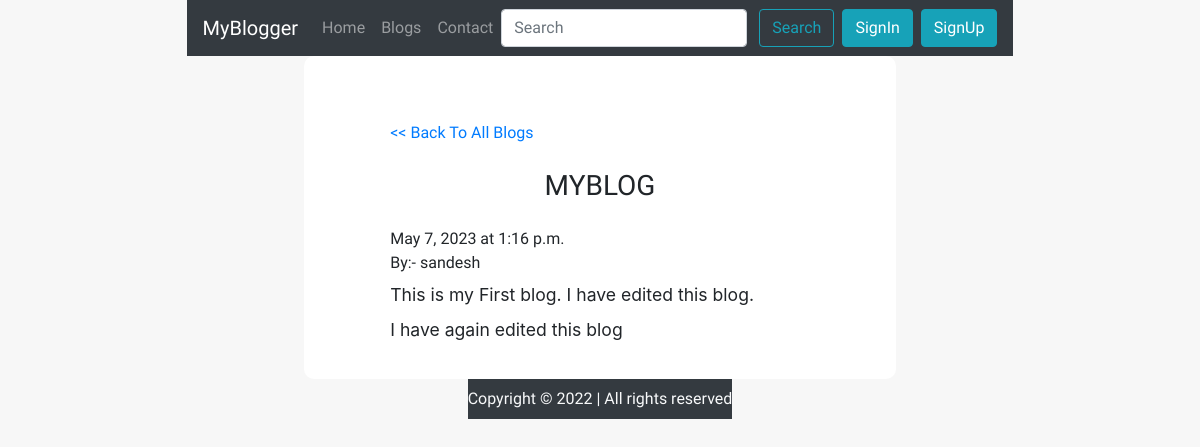
Screenshot of /blogpost/32 with the database file from the repository.
### blog/models.py (models this page shows, shortened)
class Blog(models.Model):
    sno=models.AutoField(primary_key=True)
    title=models.CharField(max_length=200)
    content=models.TextField()
    author=models.CharField(max_length=50)
    slug=models.CharField(max_length=100)
    time=models.DateTimeField(auto_now_add=True)

### blog/views.py (the view)
# urls.py: path('blogpost/<int:sno>', views.blogpost, name="blogpost"),
def blogpost(request, sno):
    blog= Blog.objects.get(sno=sno)
    context={'blog':blog}
    return render(request, "blogpost.html", context)

### templates/blogpost.html (shortened to what this page needs)
{% extends 'base.html' %}
{% load static %}
{% block body %}
<section>
    <div class="container blogpost my-0 pb-4">
        <div class="row blogimage text-center">
            <div class="col-12 my-3"><img class="img-fluid mx-auto"
            </div>
        </div>
        <div class="row blogcontent">
            <a class="col-12" href="{% url 'blog' %}" style="text-decoration: none;"><< Back To All Blogs</a>
            <h3 class="col-12 text-uppercase mx-auto my-4 text-center">{{blog.title}}</h3>
            <div class="col-lg-12 col-md-12 mx-auto">
                <div class="font-weight-light">{{blog.time.date}} at {{blog.time.time}}</div>
                <div class="font-weight-light" style="margin-bottom: 10px">By:- {{blog.author}}</div>
                <div class="text-content blogbody font-weight-normal">
                    {{blog.content|safe}}
                </div>
            </div>
        </div>
    </div>
</section>
{% endblock body %}

### blog/static/css/blog.css (style rules this page uses)
*, *::before, *::after { box-sizing: border-box; padding: 0; margin: 0; }
body { font-family: "Quicksand", sans-serif; place-items: center; height: 100vh; background: #f7f7f7; }
.container { display: flex; flex-wrap: wrap; justify-content: center; max-width: 1200px; margin-block: 2rem; gap: 2rem; }

### rows the page displays
Blog: title "MYBLOG", time "May 7, 2023", time.time "1:16 p.m.", author "sandesh", content "This is my First blog. I have edited this blog. I have again edited this blog"
